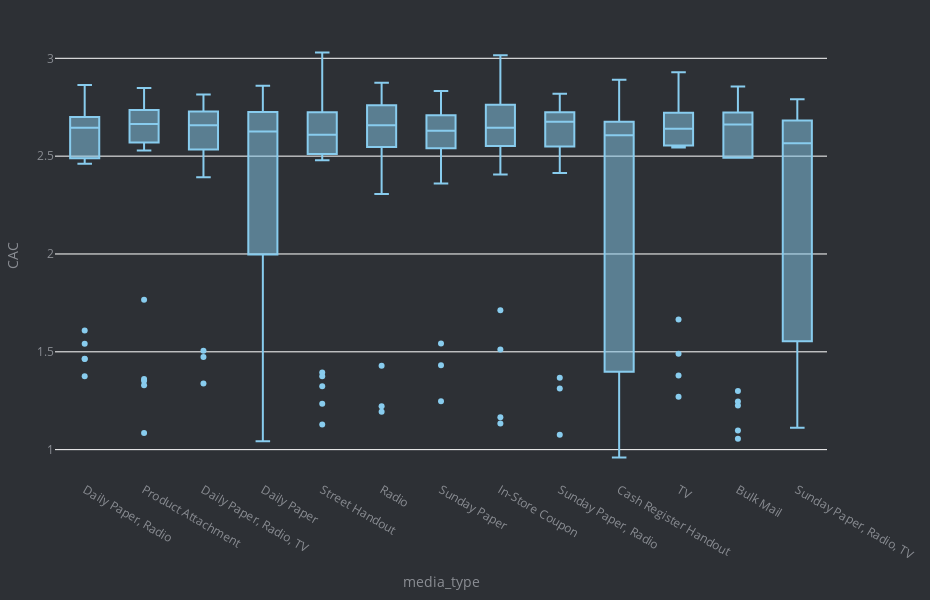

The cell this chart's notebook holds for it:
### Code cell
pd_df = strlvl_promo_info.groupby(
            ['media_type']
        ).agg(
            total_acq_customers = pd.NamedAgg('total_acq_customers','sum')
        ).reset_index().sort_values(
                        'total_acq_customers',
                        ascending=False)

#x = pd_df['promotion_name'].to_list()
fig = px.box(strlvl_promo_info,
             y='CAC',
             x='media_type',
             color_discrete_sequence=px.colors.qualitative.Safe
            )

fig.update_traces(quartilemethod="inclusive") # or "inclusive", or "linear" by default
fig.update_layout(autosize=True,
                           height=600,
                           width=930,
                           margin=dict(t=30, b=20, l=20, r=20),
                           plot_bgcolor='#2d3035',
                           paper_bgcolor='#2d3035',
                           font=dict(color='#8a8d93')
                           )
fig.update_xaxes(categoryorder='array', categoryarray= pd_df.media_type)

fig.show()

### Figure 1 — Plotly figure (JSON) as saved in the notebook; plotly's stock layout.template omitted (floating-point values rounded to 4 significant figures; data arrays with more than 128 entries replaced by an {"elided": "..."} marker saying what was removed)
{"data": [{"alignmentgroup": "True", "hovertemplate": "media_type=%{x}<br>CAC=%{y}<extra></extra>", "legendgroup": "", "marker": {"color": "rgb(136, 204, 238)"}, "name": "", "notched": false, "offsetgroup": "", "orientation": "v", "quartilemethod": "inclusive", "showlegend": false, "type": "box", "x": {"elided": "348 str values"}, "x0": " ", "xaxis": "x", "y": {"elided": "348 float values"}, "y0": " ", "yaxis": "y"}], "layout": {"autosize": true, "boxmode": "group", "font": {"color": "#8a8d93"}, "height": 600, "legend": {"tracegroupgap": 0}, "margin": {"b": 20, "l": 20, "r": 20, "t": 30}, "paper_bgcolor": "#2d3035", "plot_bgcolor": "#2d3035", "width": 930, "xaxis": {"anchor": "y", "categoryarray": ["Daily Paper, Radio", "Product Attachment", "Daily Paper, Radio, TV", "Daily Paper", "Street Handout", "Radio", "Sunday Paper", "In-Store Coupon", "Sunday Paper, Radio", "Cash Register Handout", "TV", "Bulk Mail", "Sunday Paper, Radio, TV"], "categoryorder": "array", "domain": [0, 1], "title": {"text": "media_type"}}, "yaxis": {"anchor": "x", "domain": [0, 1], "title": {"text": "CAC"}}}}
